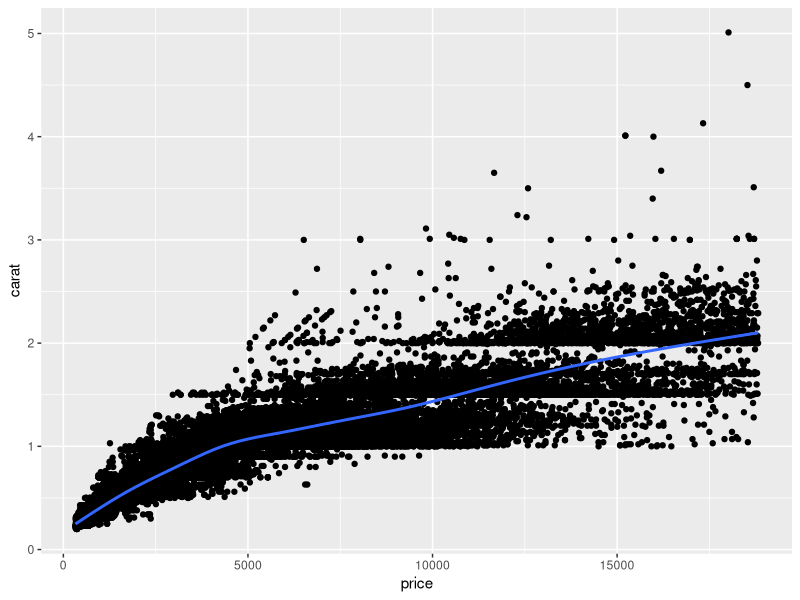
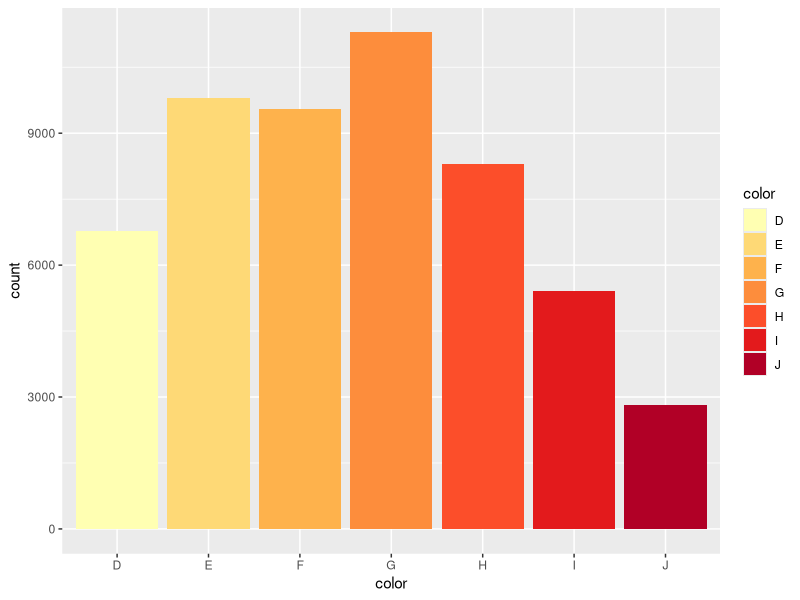
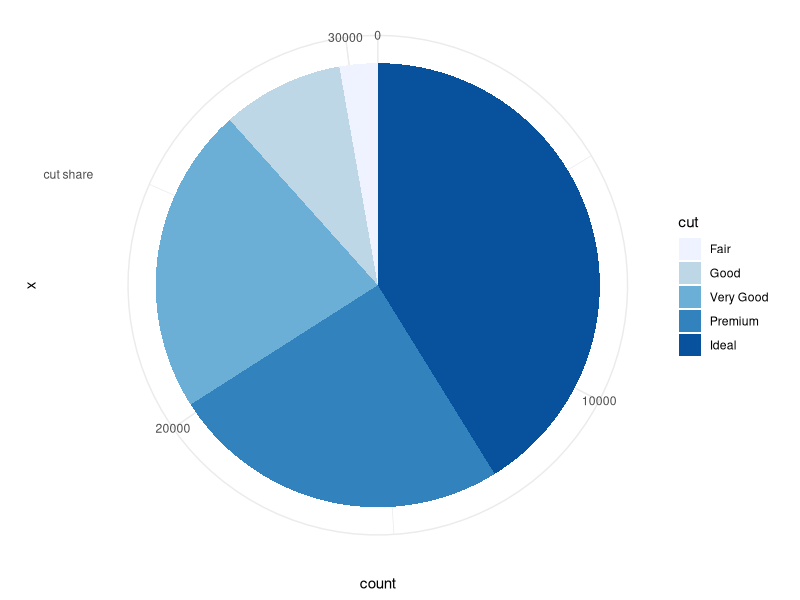
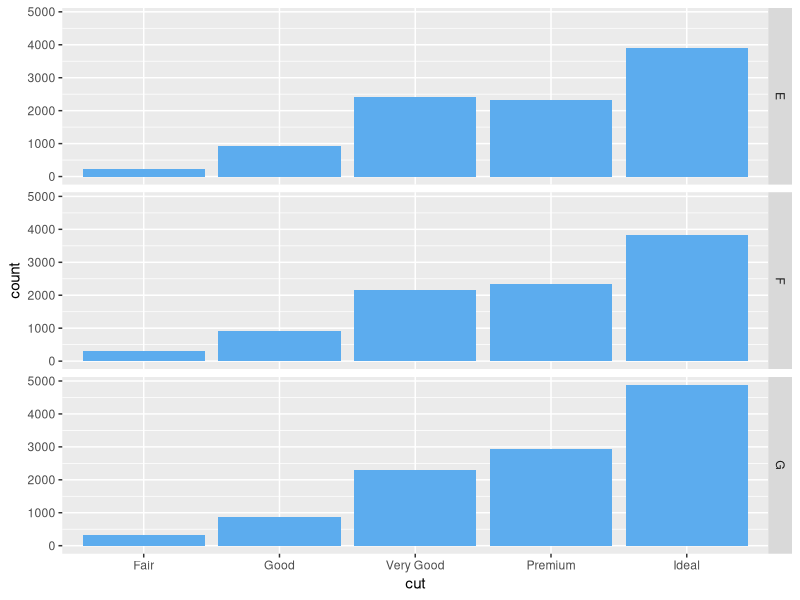
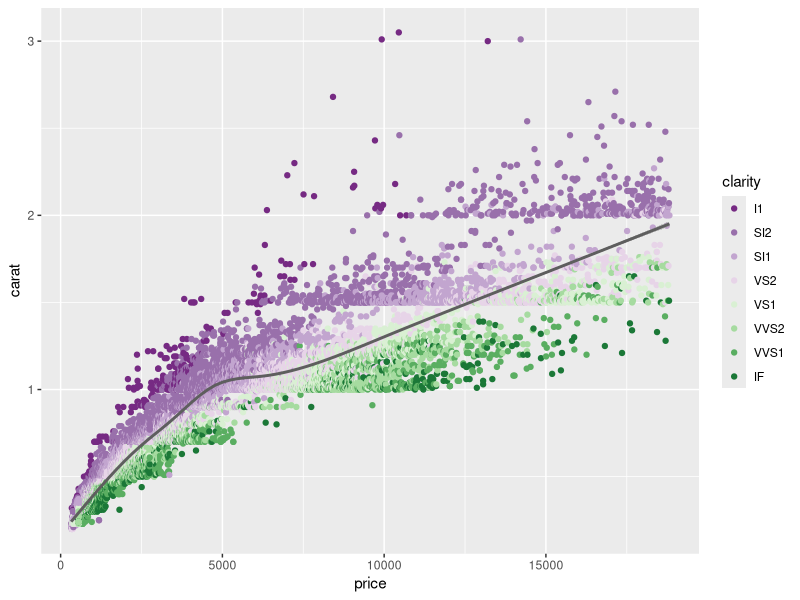
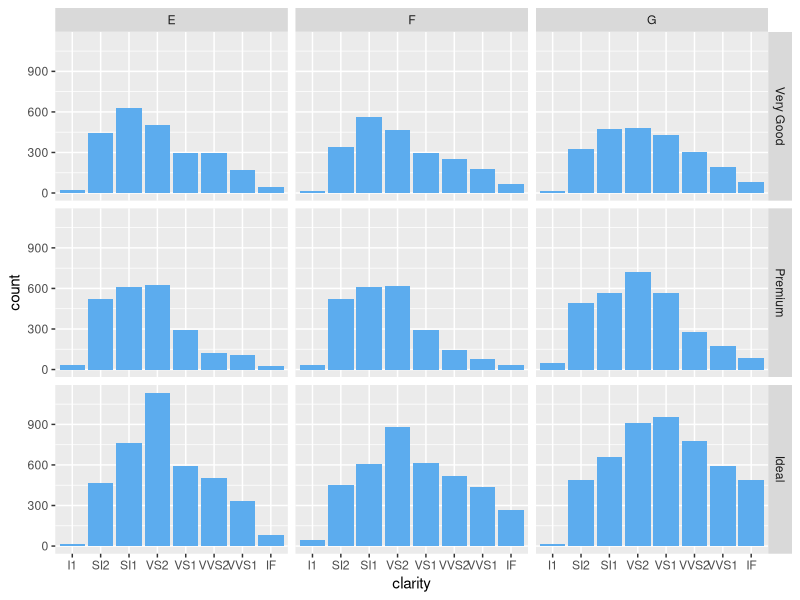
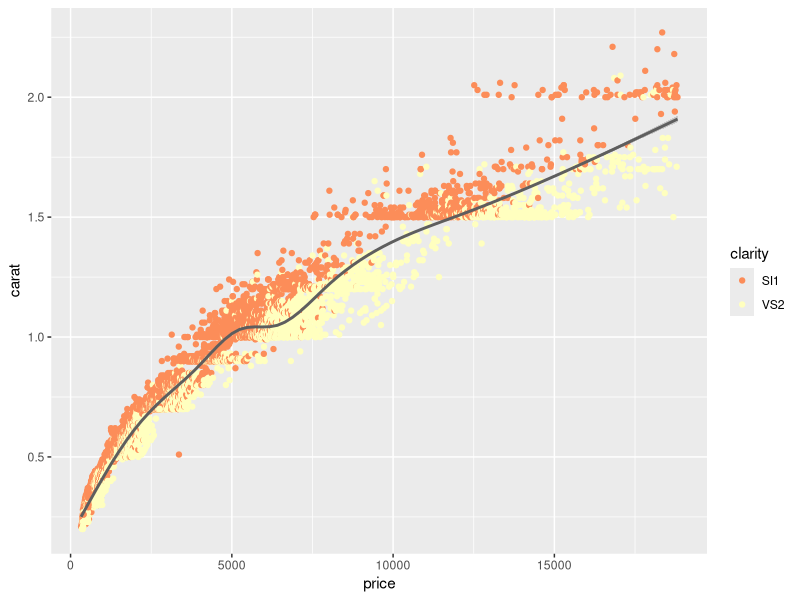
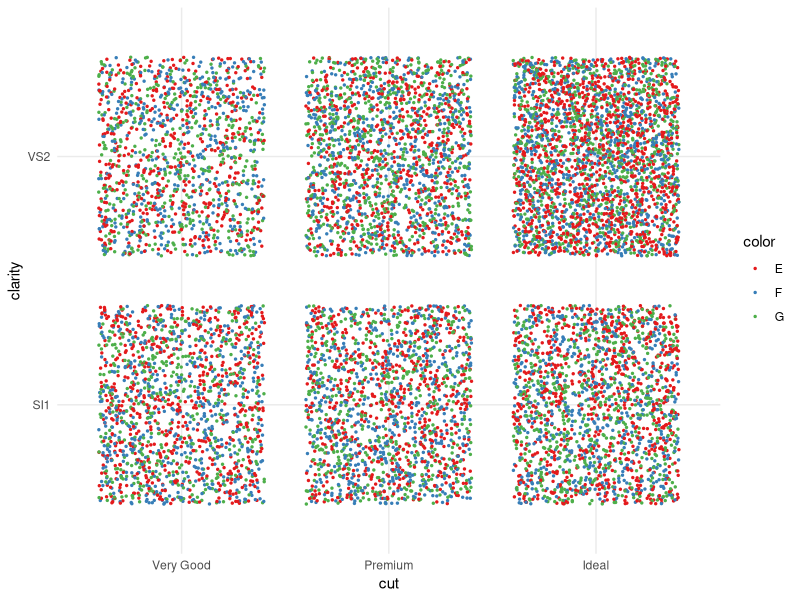

Recreate these plots in R, in order.
## ---- chunk 1
library(tidyverse)
library(knitr)
knitr::opts_chunk$set(echo = TRUE)
## ---- chunk 2
ggplot(data = diamonds) + geom_point(aes(x= price, y= carat)) + geom_smooth(aes(x=price, y=carat))
## ---- chunk 3
ggplot(data = diamonds) +
  geom_bar( aes(color, fill = color)) + scale_fill_brewer(palette = "YlOrRd")
## ---- chunk 4
diamonds2 <- diamonds %>% filter(color %in% c("E", "F", "G"))
## ---- chunk 5
ggplot(data = diamonds2, aes(x = "cut share", fill = cut)) +
  geom_bar(width = 1) + coord_polar("y", start=0) + scale_fill_brewer(palette="Blues") +
  theme_minimal()
## ---- chunk 6
ggplot(data = diamonds2) +
  geom_bar(aes(cut), fill = "steelblue2") + facet_grid(color ~ .)
## ---- chunk 7
diamonds3 <- diamonds2 %>% filter(cut %in% c("Ideal", "Premium", "Very Good"))
## ---- chunk 8
ggplot(diamonds3, aes(price, carat)) +
  geom_point(aes(colour = clarity)) + geom_smooth(aes(x=price, y=carat), color = "gray37") + scale_colour_brewer(palette = "PRGn")
## ---- chunk 9
ggplot(data = diamonds3) +
  geom_bar(aes(clarity), fill = "steelblue2") + facet_grid(cut ~ color)
## ---- chunk 10
diamonds4 <- diamonds3 %>% filter(clarity %in% c("SI1", "VS2"))
## ---- chunk 11
ggplot(diamonds4, aes(price, carat)) +
  geom_point(aes(colour = clarity)) + geom_smooth(aes(x=price, y=carat), color = "gray37") + scale_colour_brewer(palette = "Spectral")
## ---- chunk 12
ggplot(diamonds4, aes(cut, clarity)) +
  geom_jitter(aes(color = color), size = 0.5) + scale_colour_brewer(palette="Set1") + theme_minimal()
## ---- chunk 13
diamonds5 <- diamonds4 %>% filter(cut == "Ideal", clarity == "SI1")
## ---- chunk 14
ggplot(diamonds5, aes(x = price, y = color)) + geom_point(aes(color = color, shape = color)) +
  scale_color_manual(values = c("#999999", "#E69F00", "#56B4E9"))+
  theme_minimal()
